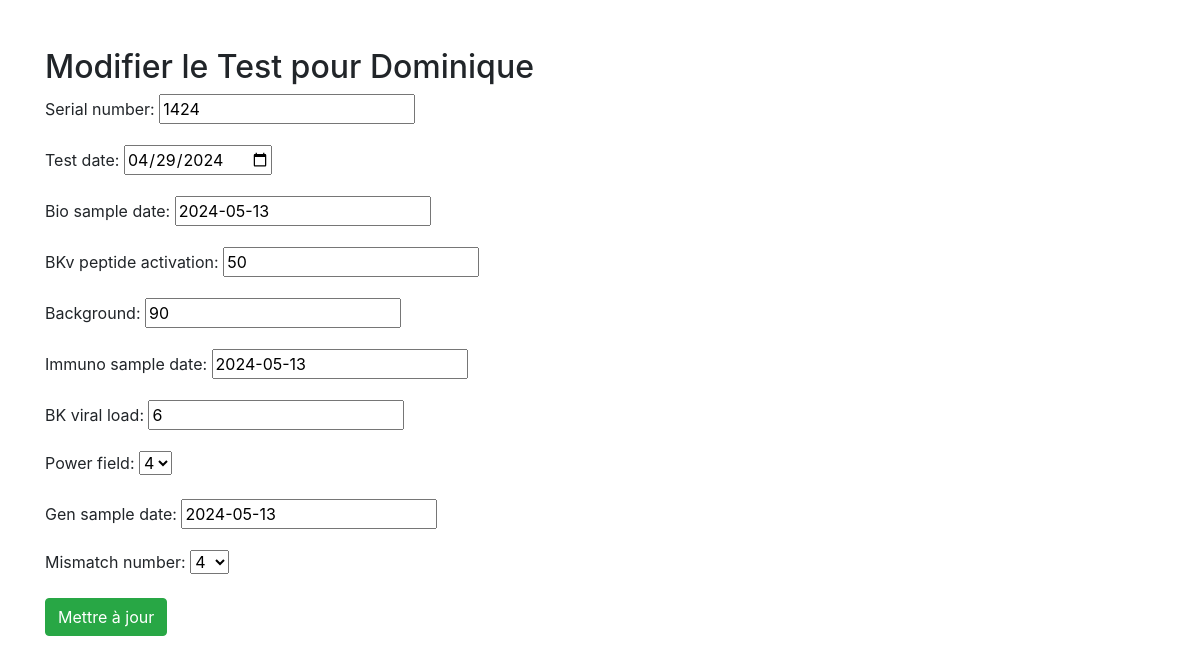
The page /test/1/edit/ (signed in) on the database its author committed.
### WEBAPP/models.py (models this page shows, shortened)
class Test(models.Model):
    user = models.ForeignKey(settings.AUTH_USER_MODEL, on_delete=models.CASCADE, related_name='tests')
    patient = models.ForeignKey("Patient", related_name='tests', on_delete=models.CASCADE)
    serial_number = models.CharField(max_length=4)
    test_date = models.DateField()
    bio_sample_date = models.DateField(default=datetime.date.today)
    BKv_peptide_activation = models.IntegerField(max_length=3,default='0')
    background = models.IntegerField(max_length=3,default='0')
    immuno_sample_date = models.DateField(default=datetime.date.today)
    BK_viral_load = models.IntegerField(default='1')
    POWER_CHOICES = [
        (0, '0'),
        (1, '1'),
        (2, '2'),
        (3, '3'),
        (4, '4'),
        (5, '5'),
        (6, '6'),
        (7, '7'),
        (8, '8'),
    ]
    power_field = models.IntegerField(choices=POWER_CHOICES,default='4')
    gen_sample_date = models.DateField(default=datetime.date.today)
    mismatch_number_CHOICES = [
        (0, '0'),
        (1, '1'),
        (2, '2'),
        (3, '3'),
        (4, '4'),
        (5, '5'),
        (6, '6'),
        (7, '7'),
        (8, '8'),
        (9, '9'),
        (10, '10'),
        (11, '11'),
        (12, '12'),
    ]
    mismatch_number = models.IntegerField(choices=mismatch_number_CHOICES,default='4')
    gen1 = models.FloatField(null=True, blank=True)
    bio1 = models.FloatField(null=True, blank=True)
    immuno1 = models.FloatField(null=True, blank=True)
    distance_svm = models.FloatField(null=True, blank=True)
    indice_knn = models.IntegerField(null=True, blank=True)
    risque = models.CharField(max_length=100, null=True, blank=True)

class Patient(models.Model):
    SEX_CHOICES = (
        ('M', 'Homme'),
        ('F', 'Femme'),
    )
    user = models.ForeignKey(settings.AUTH_USER_MODEL, on_delete=models.CASCADE, related_name='patients', verbose_name="Utilisateur")
    patient_id = models.CharField(max_length=100, verbose_name="Identifiant du Patient")
    sex = models.CharField(max_length=1, choices=(('M', 'Homme'), ('F', 'Femme')), verbose_name="Sexe")
    birth_date = models.DateField(verbose_name="Date de naissance")
    hospital = models.CharField(max_length=100, verbose_name="Hôpital")

### WEBAPP/views.py (the view)
# urls.py: path('test/<int:test_id>/edit/', views.edit_test, name='edit_test'),
@login_required
def edit_test(request, test_id):
    test = get_object_or_404(Test, id=test_id, user=request.user)
    if request.method == 'POST':
        form = TestForm(request.POST, instance=test)
        if form.is_valid():
            updated_test = form.save(commit=False)
            calculate_and_save_test(updated_test)
            return render(request, 'WEBAPP/read_test.html', {'test': updated_test})
    else:
        form = TestForm(instance=test)
    return render(request, 'WEBAPP/edit_test.html', {'form': form, 'test': test})

### WEBAPP/forms.py (shortened to what this page needs)
class TestForm(forms.ModelForm):
    class Meta:
        model = Test
        exclude = ['user', 'patient', 'gen1', 'bio1', 'immuno1', 'distance_svm', 'indice_knn', 'risque']
        widgets = {
            'test_date': forms.DateInput(attrs={'type': 'date'}),
        }

### WEBAPP/templates/WEBAPP/edit_test.html (shortened to what this page needs)
{% extends 'base.html' %}
{% block content %}
<h2>Modifier le Test pour {{ test.patient.patient_id }}</h2>
<form method="post">
    {{ form.as_p }}
    <button type="submit" class="btn btn-success">Mettre à jour</button>
</form>
{% endblock %}

### rows shown on the page
Test: patient.patient_id "Dominique", serial_number "1424", test_date "04/29/2024", bio_sample_date "2024-05-13", BKv_peptide_activation "50", background "90", immuno_sample_date "2024-05-13", BK_viral_load "6", power_field "4", gen_sample_date "2024-05-13", mismatch_number "4"
